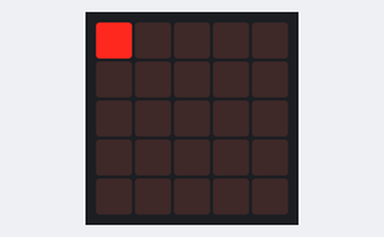
A program run on a simulated BBC micro:bit (MakeCode). Shown: the board's 5×5 LED display.

Above: at 0.5 s.

The program:

main.ts
```typescript
let posX = 1
let posY = 1
let Direction2 = 1
let liste = [0, 1, 0]
let liste_de_textes = ["a", "b", "c"]
basic.forever(function () {
    basic.pause(100)
    led.unplot(posX, posY)
    posX += Direction2
    posY += Direction2
    if (posX >= 4) {
        let liste_de_nombres: number[] = []
        Direction2 += liste_de_nombres[1]
    } else if (posY == 0) {
        Direction2 += liste[4]
    }
    led.plot(posX, posY)
})
```

test.ts
```typescript
// les tests vont ici ; cela ne sera pas compilé si ce paquet est utilisé en tant qu'extension.
```
